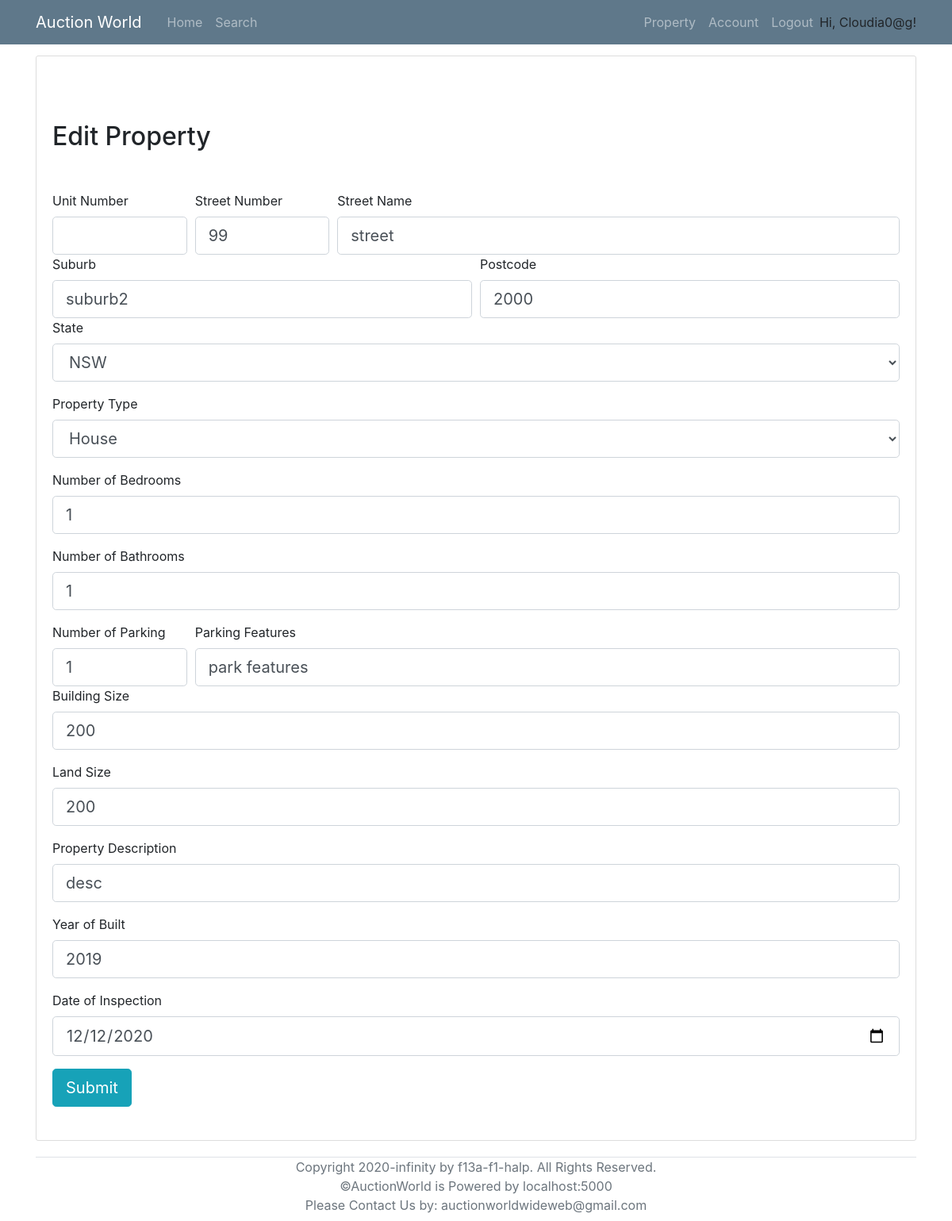
Page /editProperty/2 (signed in) on the earlier database version.
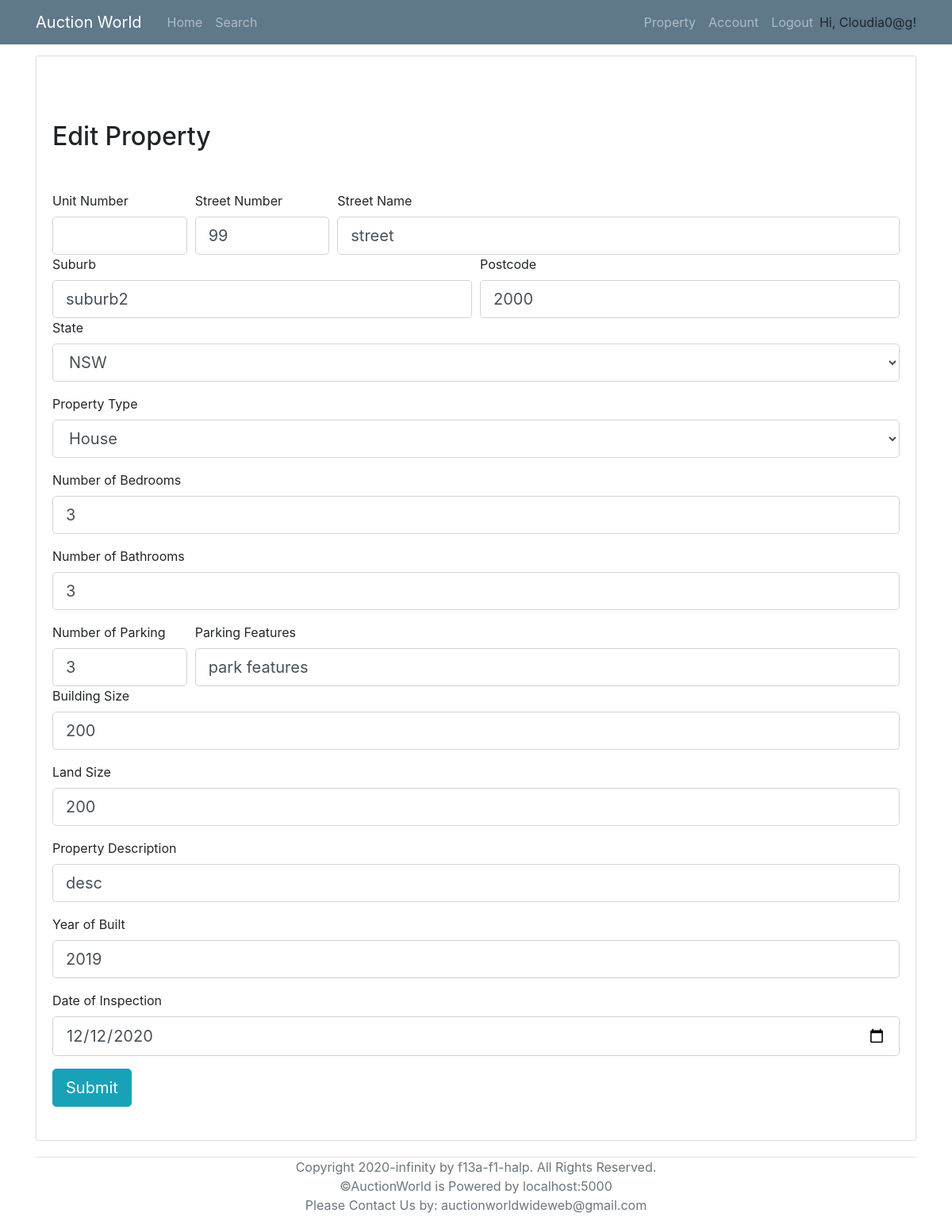
Same page on the later database version.
### models.py (models this page shows, shortened)
class Property(db.Model):
    __tablename__ = 'Property'
    id = db.Column(db.Integer, primary_key = True)
    property_type = db.Column(db.String)
    add_unit = db.Column(db.String(100))
    add_num = db.Column(db.String(100))
    add_name = db.Column(db.String(100))
    add_suburb = db.Column(db.String(100))
    add_state = db.Column(db.String(3))
    add_pc = db.Column(db.String(4))
    num_bedrooms = db.Column(db.Integer)
    num_parking = db.Column(db.Integer)
    num_bathrooms = db.Column(db.Integer)
    parking_features = db.Column(db.String)
    building_size = db.Column(db.Integer)
    land_size = db.Column(db.Integer)
    inspection_date = db.Column(db.DateTime)
    description = db.Column(db.String(2000))
    year_built = db.Column(db.Integer)
    status = db.Column(db.String)
    seller = db.Column(db.Integer, db.ForeignKey('User.id'))
    auctionId = db.relationship('AuctionDetails', backref='Property', uselist=False)
    photo_collection = db.relationship('Photos', backref='Property', lazy='dynamic')
    registeredBidders = db.relationship('User',secondary=lambda: RegisteredAssociation.__table__, backref="RegisteredProperties")
    def __repr__(self):
        return '<Property ID at %r>' % self.id

### routes.py (the view)
@app.route('/editProperty/<p_id>', methods=['POST','GET'])
@login_required
def edit_property(p_id):
    p = Property.query.filter_by(seller=current_user.id, id=p_id).all()
    print(p)
    form = PropertyForm()
    if form.validate_on_submit():
        if check_all_details(form):
            p_type = form.property_type.data
            p_add_unit = form.add_unit.data
            p_add_num = form.add_num.data
            p_add_name = form.add_name.data
            p_add_suburb = form.add_suburb.data
            p_add_state = form.add_state.data
            p_add_pc = form.add_pc.data
            p_n_beds = form.num_bedrooms.data
            p_n_baths = form.num_bathrooms.data
            p_n_park = form.num_parking.data
            p_p_features = form.parking_features.data
            p_b_size = form.building_size.data
            p_l_size = form.land_size.data
            p_desc = form.description.data
            p_year = form.year_built.data
            p_i_date = form.inspection_date.data
            p[0].property_type = p_type
            p[0].add_unit = p_add_unit
            p[0].add_num = p_add_num
            p[0].add_name = p_add_name
            p[0].add_suburb = p_add_suburb
            p[0].add_state = p_add_state
            p[0].add_pc = p_add_pc
            p[0].num_bedrooms = p_n_beds
            p[0].num_bathrooms = p_n_baths
            p[0].num_parking = p_n_park
            p[0].parking_features = p_p_features
            p[0].building_size = p_b_size
            p[0].land_size = p_l_size
            p[0].description = p_desc
            p[0].year_built = p_year
            p[0].inspection_date = p_i_date
            db.session.commit()
            return redirect(url_for('property_list'))
        else:
            return render_template('editProperty.html', title = 'editProperty', form = form, property = p)
    elif request.method == 'GET':
            form.property_type.data = p[0].property_type
            form.add_unit.data = p[0].add_unit
            form.add_num.data = p[0].add_num
            form.add_name.data = p[0].add_name
            form.add_suburb.data = p[0].add_suburb
            form.add_state.data = p[0].add_state
            form.add_pc.data = p[0].add_pc
            form.num_bedrooms.data = p[0].num_bedrooms
            form.num_bathrooms.data = p[0].num_bathrooms
            form.num_parking.data = p[0].num_parking
            form.parking_features.data = p[0].parking_features
            form.building_size.data = p[0].building_size
            form.land_size.data = p[0].land_size
            form.description.data = p[0].description
            form.year_built.data = p[0].year_built
            form.inspection_date.data = p[0].inspection_date
    return render_template('editProperty.html', title = 'editProperty', form = form, property = p)

### models.py (called while the page is built)
@login_manager.user_loader
def load_user(id):
    return User.query.get(id)

### templates/editProperty.html (shortened to what the changed rows need)
{% extends "base.html" %}
{% block content %}
<div class="content-section">
    <br><br><br>
    <h2 class="title">Edit Property</h2>
    {% if not property %}
        <h1>Error: Invalid Property ID</h1>
    {% else %}
        {% for p in property %}
        <form action="" method="POST" action="/addProperty" style="margin-top: 50px;" novalidate>
            <fieldset class="form-group">
                <div class="form-row">
                    <div class="col-2">
                        {{ form.add_unit.label }}<br>
                        {% if form.add_unit.errors %}
                            {{ form.add_unit(class="form-control form-control-lg is-invalid") }}
                            <div class="invalid-feedback">
                                {% for error in form.add_unit.errors %}
                                    <span>{{ error }}</span>
                                {% endfor %}
                            </div>
                        {% else %}
                            {{ form.add_unit(class="form-control form-control-lg") }}
                        {% endif %}
                    </div>
                    <div class="col-2">
                        {{ form.add_num.label }}<br>
                        {% if form.add_num.errors %}
                            {{ form.add_num(class="form-control form-control-lg is-invalid") }}
                            <div class="invalid-feedback">
                                {% for error in form.add_num.errors %}
                                    <span>{{ error }}</span>
                                {% endfor %}
                            </div>
                        {% else %}
                            {{ form.add_num(class="form-control form-control-lg") }}
                        {% endif %}
                    </div>
                    <div class="col">
                        {{ form.add_name.label }}<br>
                        {% if form.add_name.errors %}
                            {{ form.add_name(class="form-control form-control-lg is-invalid") }}
                            <div class="invalid-feedback">
                                {% for error in form.add_name.errors %}
                                    <span>{{ error }}</span>
                                {% endfor %}
                            </div>
                        {% else %}
                            {{ form.add_name(class="form-control form-control-lg") }}
                        {% endif %}
                    </div>
                </div>
                <div class="form-row">
                    <div class="col">
                        {{ form.add_suburb.label }}<br>
                        {% if form.add_suburb.errors %}
                            {{ form.add_suburb(class="form-control form-control-lg is-invalid") }}
                            <div class="invalid-feedback">
                                {% for error in form.add_suburb.errors %}
                                    <span>{{ error }}</span>
                                {% endfor %}
                            </div>
                        {% else %}
                            {{ form.add_suburb(class="form-control form-control-lg") }}
                        {% endif %}
                    </div>
                    <div class="col">
                        {{ form.add_pc.label }}<br>
                        {% if form.add_pc.errors %}
                            {{ form.add_pc(class="form-control form-control-lg is-invalid") }}
                            <div class="invalid-feedback">
                                {% for error in form.add_pc.errors %}
                                    <span>{{ error }}</span>
                                {% endfor %}
                            </div>
                        {% else %}
                            {{ form.add_pc(class="form-control form-control-lg") }}
                        {% endif %}
                    </div>
                </div>
                <div class="form-group">
                    {{ form.add_state.label }}<br>
                    {% if form.add_state.errors %}
                        {{ form.add_state(class="form-control form-control-lg is-invalid") }}
                        <div class="invalid-feedback">
                            {% for error in form.add_state.errors %}
                                <span>{{ error }}</span>
                            {% endfor %}
                        </div>
                    {% else %}
                        {{ form.add_state(class="form-control form-control-lg") }}
                    {% endif %}
                </div>
                <div class="form-group">
                    {{ form.property_type.label }}<br>
                    {% if form.property_type.errors %}
                        {{ form.property_type(class="form-control form-control-lg is-invalid") }}
                        <div class="invalid-feedback">
                            {% for error in form.property_type.errors %}
                                <span>{{ error }}</span>
                            {% endfor %}
                        </div>
                    {% else %}
                        {{ form.property_type(class="form-control form-control-lg") }}
                    {% endif %}
                </div>
                <div class="form-group">
                    {{ form.num_bedrooms.label }}<br>
                    {% if form.num_bedrooms.errors %}
                        {{ form.num_bedrooms(class="form-control form-control-lg is-invalid") }}
                        <div class="invalid-feedback">
                            {% for error in form.num_bedrooms.errors %}
                                <span>{{ error }}</span>
                            {% endfor %}
                        </div>
                    {% else %}
                        {{ form.num_bedrooms(class="form-control form-control-lg") }}
                    {% endif %}
                </div>
                <div class="form-group">
                    {{ form.num_bathrooms.label }}<br>
                    {% if form.num_bathrooms.errors %}
                        {{ form.num_bathrooms(class="form-control form-control-lg is-invalid") }}
                        <div class="invalid-feedback">
                            {% for error in form.num_bathrooms.errors %}
                                <span>{{ error }}</span>
                            {% endfor %}
                        </div>
                    {% else %}
                        {{ form.num_bathrooms(class="form-control form-control-lg") }}
                    {% endif %}
                </div>
                <div class="form-row">
                    <div class="col-2">
                        {{ form.num_parking.label }}<br>
                        {% if form.num_parking.errors %}
                            {{ form.num_parking(class="form-control form-control-lg is-invalid") }}
                            <div class="invalid-feedback">
                                {% for error in form.num_parking.errors %}
                                    <span>{{ error }}</span>
                                {% endfor %}
                            </div>
                        {% else %}
                            {{ form.num_parking(class="form-control form-control-lg") }}
                        {% endif %}
                    </div>
                    <div class="col">
                        {{ form.parking_features.label }}<br>
                        {% if form.parking_features.errors %}
                            {{ form.parking_features(class="form-control form-control-lg is-invalid") }}
                            <div class="invalid-feedback">
                                {% for error in form.parking_features.errors %}
                                    <span>{{ error }}</span>
                                {% endfor %}
                            </div>
                        {% else %}
                            {{ form.parking_features(class="form-control form-control-lg") }}
                        {% endif %}
                    </div>
                </div>
                <div class="form-group">
                    {{ form.building_size.label }}<br>
                    {% if form.building_size.errors %}
                        {{ form.building_size(class="form-control form-control-lg is-invalid") }}
                        <div class="invalid-feedback">
                            {% for error in form.building_size.errors %}
                                <span>{{ error }}</span>
                            {% endfor %}
                        </div>
                    {% else %}
                        {{ form.building_size(class="form-control form-control-lg") }}
                    {% endif %}
                </div>
                <div class="form-group">
                    {{ form.land_size.label }}<br>
                    {% if form.land_size.errors %}
                        {{ form.land_size(class="form-control form-control-lg is-invalid") }}
                        <div class="invalid-feedback">
                            {% for error in form.land_size.errors %}
                                <span>{{ error }}</span>
                            {% endfor %}
                        </div>
                    {% else %}
                        {{ form.land_size(class="form-control form-control-lg") }}
                    {% endif %}
                </div>
                <div class="form-group">
                    {{ form.description.label }}<br>
                    {% if form.description.errors %}
                        {{ form.description(class="form-control form-control-lg is-invalid") }}
                        <div class="invalid-feedback">
                            {% for error in form.description.errors %}
                                <span>{{ error }}</span>
                            {% endfor %}
                        </div>
                    {% else %}
                        {{ form.description(class="form-control form-control-lg") }}
                    {% endif %}
                </div>
                <div class="form-group">
                    {{ form.year_built.label }}<br>
                    {% if form.year_built.errors %}
                        {{ form.year_built(class="form-control form-control-lg is-invalid") }}
                        <div class="invalid-feedback">
                            {% for error in form.year_built.errors %}
                                <span>{{ error }}</span>
                            {% endfor %}
                        </div>
                    {% else %}
                        {{ form.year_built(class="form-control form-control-lg") }}
                    {% endif %}
                </div>
                <div class="form-group">
                    {{ form.inspection_date.label }}<br>
                    {% if form.inspection_date.errors %}
                        {{ form.inspection_date(class="form-control form-control-lg is-invalid") }}
                        <div class="invalid-feedback">
                            {% for error in form.inspection_date.errors %}
                                <span>{{ error }}</span>
                            {% endfor %}
                        </div>
                    {% else %}
                        {{ form.inspection_date(class="form-control form-control-lg") }}
                    {% endif %}
                </div>
                <div class="form-group">{{ form.submit(class="btn btn-info btn-lg") }}</div>
            </fieldset>
        </form>
        {% endfor %}
    {% endif %}
</div>
{% endblock %}

Differences in the rows shown:
changed Property "street": num_bedrooms "1" → "3"; num_bathrooms "1" → "3"; num_parking "1" → "3"
